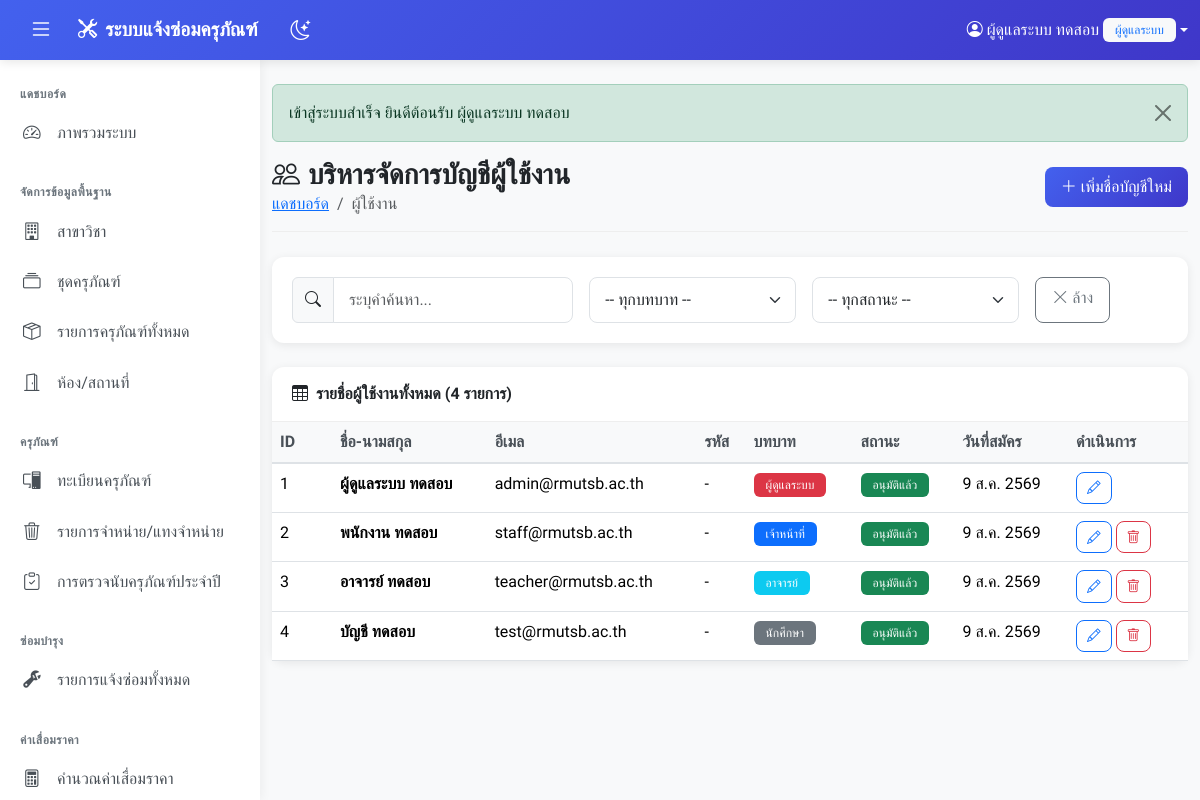
The app's page /users (signed in) with its own data.
### tables this page shows
CREATE TABLE IF NOT EXISTS users (
    id INT AUTO_INCREMENT PRIMARY KEY,  
    sid VARCHAR(50) DEFAULT NULL,  
    firstname VARCHAR(100) NOT NULL,  
    lastname VARCHAR(100) NOT NULL,  
    email VARCHAR(100) NOT NULL UNIQUE,  
    password VARCHAR(255) NOT NULL,  
    role ENUM('admin', 'staff', 'teacher', 'student') DEFAULT 'student',  
    status ENUM('pending', 'approved', 'rejected') DEFAULT 'pending',  
    class VARCHAR(50) DEFAULT NULL,  
    created_at TIMESTAMP DEFAULT CURRENT_TIMESTAMP,  
    updated_at TIMESTAMP DEFAULT CURRENT_TIMESTAMP ON UPDATE CURRENT_TIMESTAMP  
);

### app/Views/user/index.php (the view, shortened to what the rows shown need)
<div class="page-header d-flex justify-content-between align-items-center">
    <div>
        <h1><i class="bi bi-people me-2"></i>บริหารจัดการบัญชีผู้ใช้งาน</h1>
    </div>
</div>
<div class="card">
    <div class="card-body p-0">
        <?php if (empty($result['users'])): ?>
            <div class="empty-state">
                <i class="bi bi-person-x"></i>
                <h5>ไม่พบข้อมูลบัญชีผู้ใช้ที่ค้นหา</h5>
                <p class="text-muted">ลองเปลี่ยนเงื่อนไขการค้นหา</p>
            </div>
        <?php else: ?>
            <div class="table-responsive">
                <table class="table table-hover mb-0">
                    <thead>
                        <tr>
                            <th width="60" class="hide-mobile">ID</th>
                            <th>ชื่อ-นามสกุล</th>
                            <th class="hide-mobile">อีเมล</th>
                            <th>รหัส</th>
                            <th>บทบาท</th>
                            <th>สถานะ</th>
                            <th class="hide-mobile">วันที่สมัคร</th>
                            <th width="120">ดำเนินการ</th>
                        </tr>
                    </thead>
                    <tbody>
                        <?php foreach ($result['users'] as $user): ?>
                            <tr>
                                <td class="hide-mobile"><?= $user['id'] ?></td>
                                <td>
                                    <strong><?= sanitize($user['firstname'] . ' ' . $user['lastname']) ?></strong>
                                </td>
                                <td class="hide-mobile"><?= sanitize($user['email']) ?></td>
                                <td><?= sanitize($user['sid'] ?? '-') ?></td>
                                <td>
                                    <span class="badge bg-<?= $user['role'] === 'admin' ? 'danger' : ($user['role'] === 'staff' ? 'primary' : ($user['role'] === 'teacher' ? 'info' : 'secondary')) ?>">
                                        <?= translateRole($user['role']) ?>
                                    </span>
                                </td>
                                <td>
                                    <span class="badge bg-<?= getStatusBadgeClass($user['status']) ?>">
                                        <?= translateUserStatus($user['status']) ?>
                                    </span>
                                </td>
                                <td class="hide-mobile"><?= formatDateThai($user['created_at']) ?></td>
                                <td>
                                    <a href="<?= SITE_URL ?>/users/edit/<?= $user['id'] ?>" class="btn btn-sm btn-outline-primary"
                                        title="แก้ไข" aria-label="แก้ไข">
                                        <i class="bi bi-pencil"></i>
                                    </a>
                                    <?php if ($user['id'] !== getCurrentUserId()): ?>
                                        <form method="POST" action="<?= SITE_URL ?>/users/delete/<?= $user['id'] ?>" class="d-inline"
                                            onsubmit="return confirm('คุณแน่ใจหรือไม่ที่จะลบผู้ใช้นี้?')">
                                            <button type="submit" class="btn btn-sm btn-outline-danger" title="ลบ" aria-label="ลบ">
                                                <i class="bi bi-trash"></i>
                                            </button>
                                        </form>
                                    <?php endif; ?>
                                </td>
                            </tr>
                        <?php endforeach; ?>
                    </tbody>
                </table>
            </div>
        <?php endif; ?>
    </div>
</div>

### records on screen
users: id "1", firstname+lastname "ผู้ดูแลระบบ ทดสอบ", email "admin@rmutsb.ac.th", sid "-", created_at "9 ส.ค. 2569"
users: id "2", firstname+lastname "พนักงาน ทดสอบ", email "staff@rmutsb.ac.th", sid "-", created_at "9 ส.ค. 2569"
users: id "3", firstname+lastname "อาจารย์ ทดสอบ", email "teacher@rmutsb.ac.th", sid "-", created_at "9 ส.ค. 2569"
users: id "4", firstname+lastname "บัญชี ทดสอบ", email "test@rmutsb.ac.th", sid "-", created_at "9 ส.ค. 2569"

### other values on screen
SITE_NAME "ระบบแจ้งซ่อมครุภัณฑ์"
$_SESSION['user_name'] "ผู้ดูแลระบบ ทดสอบ"
translateRole($currentRole) "ผู้ดูแลระบบ"
str_replace('&lt;br&gt;', '<br>', $message) "เข้าสู่ระบบสำเร็จ ยินดีต้อนรับ ผู้ดูแลระบบ ทดสอบ"
$result['total'] "4"
